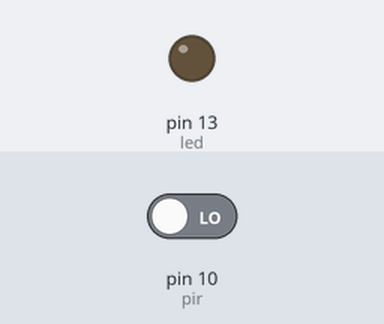
The sketch below on a simulated Arduino Uno, built with avr-gcc and run on an emulated ATmega328P. Shown: output pins drawn as LEDs (lit = HIGH). The test bench sets the inputs (shaded band); at power-on: pin 10 (pir) LOW. Pins used as bus, display or sensor lines are not drawn.

Above: at 1.2 s.
1.3 s: pin 10 (pir) driven HIGH
At 2.4 s:
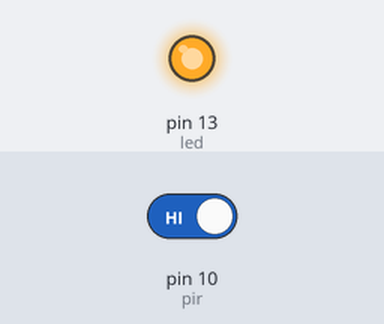
2.8 s: pin 10 (pir) driven LOW
At 3.5 s:
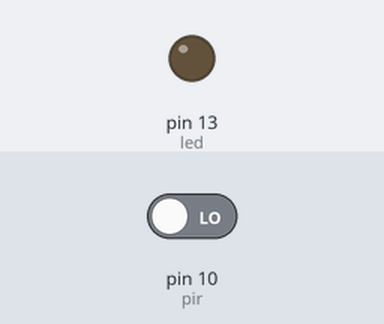
Timing chart, 0 to 5.8 s (numbered marks = the images above; inputs shaded):
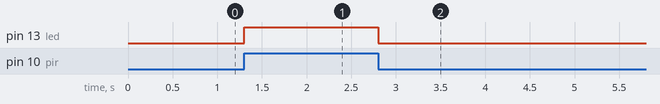

Measured:
- after the input at 1.3 s, pin 13 (led): LOW → HIGH at once
- after the input at 2.8 s, pin 13 (led): HIGH → LOW at once

The sketch:

PIR_Test1.ino
```cpp
/*
  Name: PIR_Test1
  Date: 8/4/14
  Author: Will Streyer

  Description: Reads input from a passive infrared detector-
  typically used for motion sensing applications.
  Turns on an LED whenever an event is detected.
 */

int led = 13;
int gnd = 8;
int vcc = 9;
int pir = 10;

// the setup routine runs once when you press reset:
void setup() {
  // initialize the LED pin as an output.
  pinMode(led, OUTPUT);

  // initialize the power for sensor
  // new 5V and ground are used so sensor can be plugged dirctly into I/O pins
  pinMode(gnd, OUTPUT);
  pinMode(vcc, OUTPUT);

  // initialize sensor output as system input
  pinMode(pir, INPUT);

  // set sensor power pins
  digitalWrite(vcc, HIGH);   // Provide power to sensor
  digitalWrite(gnd, LOW);   // Provide ground to sensor
}

// the loop routine runs over and over again forever:
void loop() {
  //Read output of sensor
  int pir_event = digitalRead(pir);

  //if pir event is detected, turn on led
  if (pir_event == HIGH) {
      digitalWrite(led, HIGH);
  }
  //otherwise, turn the led off
  else {
     digitalWrite(led, LOW);
  }
}
```
